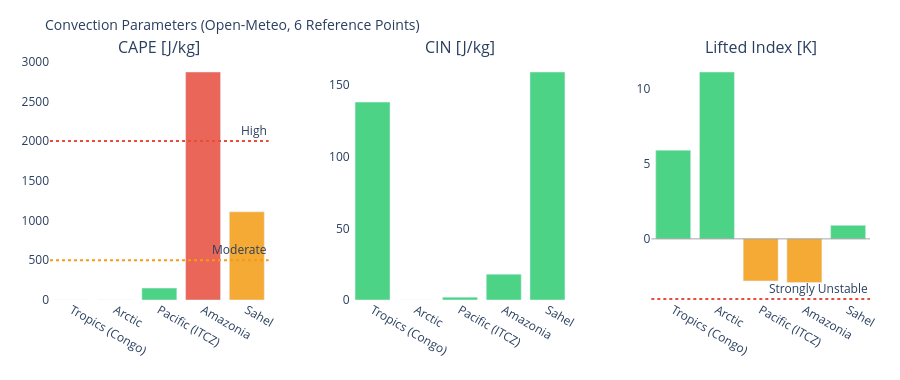

The cell this chart's notebook holds for it:
### Markdown cell above
---
## 3. Visualizations

### Code cell
# ============================================================
# CAPE / CIN / LIFTED INDEX – Convection potential
# ============================================================

if not df_atm.empty:
    fig = make_subplots(
        rows=1, cols=3,
        subplot_titles=['CAPE [J/kg]', 'CIN [J/kg]', 'Lifted Index [K]'],
        horizontal_spacing=0.1
    )
    pts = df_atm['point'].tolist()
    pt_colors = ['#E85D24','#185FA5','#888780','#378ADD','#639922','#F2A623']

    # CAPE – höher = mehr Gewitterpotential
    cape_vals = df_atm['cape'].fillna(0).tolist()
    cape_colors = ['#e74c3c' if v > 2000 else '#f39c12' if v > 500 else '#2ecc71'
                   for v in cape_vals]
    fig.add_trace(go.Bar(x=pts, y=cape_vals, marker_color=cape_colors,
                         opacity=0.85, showlegend=False), row=1, col=1)
    fig.add_hline(y=2000, line_dash='dot', line_color='#e74c3c',
                  annotation_text='High', row=1, col=1)
    fig.add_hline(y=500,  line_dash='dot', line_color='#f39c12',
                  annotation_text='Moderate', row=1, col=1)

    # CIN – negativer = stärker gedeckelt (weniger Auslöse)
    cin_vals = df_atm['cin'].fillna(0).tolist()
    cin_colors = ['#e74c3c' if v < -200 else '#f39c12' if v < -50 else '#2ecc71'
                  for v in cin_vals]
    fig.add_trace(go.Bar(x=pts, y=cin_vals, marker_color=cin_colors,
                         opacity=0.85, showlegend=False), row=1, col=2)

    # Lifted Index – negativ = instabil
    li_vals = df_atm['li'].fillna(0).tolist()
    li_colors = ['#e74c3c' if v < -4 else '#f39c12' if v < 0 else '#2ecc71'
                 for v in li_vals]
    fig.add_trace(go.Bar(x=pts, y=li_vals, marker_color=li_colors,
                         opacity=0.85, showlegend=False), row=1, col=3)
    fig.add_hline(y=0, line_color='gray', line_width=0.7, row=1, col=3)
    fig.add_hline(y=-4, line_dash='dot', line_color='#e74c3c',
                  annotation_text='Strongly Unstable', row=1, col=3)

    fig.update_layout(
        title=dict(text='Convection Parameters (Open-Meteo, 6 Reference Points)', font=dict(size=14)),
        height=380, plot_bgcolor='rgba(0,0,0,0)', paper_bgcolor='rgba(0,0,0,0)',
        margin=dict(l=50, r=30, t=60, b=80)
    )
    fig.update_xaxes(tickangle=30)
    fig.show()

### Figure 1 — Plotly figure (JSON) as saved in the notebook; plotly's stock layout.template omitted (floating-point values rounded to 4 significant figures)
{"data": [{"marker": {"color": ["#2ecc71", "#2ecc71", "#2ecc71", "#e74c3c", "#f39c12"]}, "opacity": 0.85, "showlegend": false, "type": "bar", "x": ["Tropics (Congo)", "Arctic", "Pacific (ITCZ)", "Amazonia", "Sahel"], "xaxis": "x", "y": [0.0, 0.0, 150.0, 2870.0, 1110.0], "yaxis": "y"}, {"marker": {"color": ["#2ecc71", "#2ecc71", "#2ecc71", "#2ecc71", "#2ecc71"]}, "opacity": 0.85, "showlegend": false, "type": "bar", "x": ["Tropics (Congo)", "Arctic", "Pacific (ITCZ)", "Amazonia", "Sahel"], "xaxis": "x2", "y": [138.0, 0.0, 2.0, 18.0, 159.0], "yaxis": "y2"}, {"marker": {"color": ["#2ecc71", "#2ecc71", "#f39c12", "#f39c12", "#2ecc71"]}, "opacity": 0.85, "showlegend": false, "type": "bar", "x": ["Tropics (Congo)", "Arctic", "Pacific (ITCZ)", "Amazonia", "Sahel"], "xaxis": "x3", "y": [5.9, 11.1, -2.8, -2.9, 0.9], "yaxis": "y3"}], "layout": {"annotations": [{"font": {"size": 16}, "showarrow": false, "text": "CAPE [J/kg]", "x": 0.1333, "xanchor": "center", "xref": "paper", "y": 1.0, "yanchor": "bottom", "yref": "paper"}, {"font": {"size": 16}, "showarrow": false, "text": "CIN [J/kg]", "x": 0.5, "xanchor": "center", "xref": "paper", "y": 1.0, "yanchor": "bottom", "yref": "paper"}, {"font": {"size": 16}, "showarrow": false, "text": "Lifted Index [K]", "x": 0.8667, "xanchor": "center", "xref": "paper", "y": 1.0, "yanchor": "bottom", "yref": "paper"}, {"showarrow": false, "text": "High", "x": 1, "xanchor": "right", "xref": "x domain", "y": 2000, "yanchor": "bottom", "yref": "y"}, {"showarrow": false, "text": "Moderate", "x": 1, "xanchor": "right", "xref": "x domain", "y": 500, "yanchor": "bottom", "yref": "y"}, {"showarrow": false, "text": "Strongly Unstable", "x": 1, "xanchor": "right", "xref": "x3 domain", "y": -4, "yanchor": "bottom", "yref": "y3"}], "height": 380, "margin": {"b": 80, "l": 50, "r": 30, "t": 60}, "paper_bgcolor": "rgba(0,0,0,0)", "plot_bgcolor": "rgba(0,0,0,0)", "shapes": [{"line": {"color": "#e74c3c", "dash": "dot"}, "type": "line", "x0": 0, "x1": 1, "xref": "x domain", "y0": 2000, "y1": 2000, "yref": "y"}, {"line": {"color": "#f39c12", "dash": "dot"}, "type": "line", "x0": 0, "x1": 1, "xref": "x domain", "y0": 500, "y1": 500, "yref": "y"}, {"line": {"color": "gray", "width": 0.7}, "type": "line", "x0": 0, "x1": 1, "xref": "x3 domain", "y0": 0, "y1": 0, "yref": "y3"}, {"line": {"color": "#e74c3c", "dash": "dot"}, "type": "line", "x0": 0, "x1": 1, "xref": "x3 domain", "y0": -4, "y1": -4, "yref": "y3"}], "title": {"font": {"size": 14}, "text": "Convection Parameters (Open-Meteo, 6 Reference Points)"}, "xaxis": {"anchor": "y", "domain": [0.0, 0.2667], "tickangle": 30}, "xaxis2": {"anchor": "y2", "domain": [0.3667, 0.6333], "tickangle": 30}, "xaxis3": {"anchor": "y3", "domain": [0.7333, 1.0], "tickangle": 30}, "yaxis": {"anchor": "x", "domain": [0.0, 1.0]}, "yaxis2": {"anchor": "x2", "domain": [0.0, 1.0]}, "yaxis3": {"anchor": "x3", "domain": [0.0, 1.0]}}}
